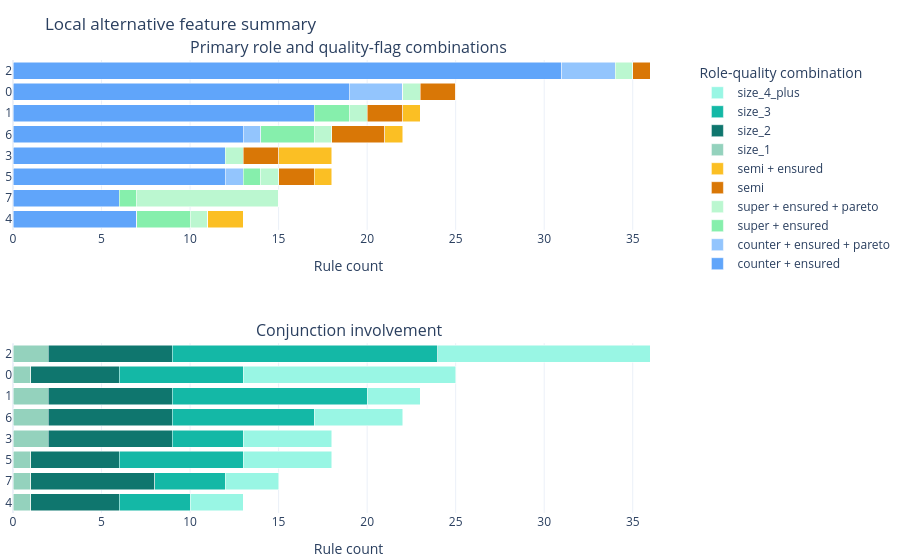

The code cell stored with this chart in its notebook:
### Code cell
alt = alternatives[0].plot(
    style="plotly.local.alternative_feature_summary",
    show=True,
    include_conjunctions=True,
)

### Figure 1 — Plotly figure (JSON) as saved in the notebook; plotly's stock layout.template omitted (floating-point values rounded to 4 significant figures)
{"data": [{"customdata": [31, 19, 17, 13, 12, 12, 6, 7], "hovertemplate": "%{hovertext}<extra></extra>", "hovertext": ["feature: 2<br>feature index: 2<br>current value: -2.0984040353186995<br>role-quality: counter + ensured<br>primary role: counter<br>quality flags: ensured<br>count: 31<br>share within feature: 0.861<br>rule ids/ranks: rule-4 (rank 5), rule-20 (rank 21), rule-22 (rank 23), rule-23 (rank 24), rule-30 (rank 31), rule-35 (rank 36), rule-38 (rank 39), rule-40 (rank 41), +23 more<br>role sources: ce_metadata=31, rule_metadata=0, heuristic=0, unavailable=0", "feature: 0<br>feature index: 0<br>current value: -0.4224987168254349<br>role-quality: counter + ensured<br>primary role: counter<br>quality flags: ensured<br>count: 19<br>share within feature: 0.760<br>rule ids/ranks: rule-13 (rank 14), rule-15 (rank 16), rule-37 (rank 38), rule-38 (rank 39), rule-45 (rank 46), rule-49 (rank 50), rule-56 (rank 57), rule-57 (rank 58), +11 more<br>role sources: ce_metadata=19, rule_metadata=0, heuristic=0, unavailable=0", "feature: 1<br>feature index: 1<br>current value: -0.06611522595320368<br>role-quality: counter + ensured<br>primary role: counter<br>quality flags: ensured<br>count: 17<br>share within feature: 0.739<br>rule ids/ranks: rule-1 (rank 2), rule-15 (rank 16), rule-18 (rank 19), rule-19 (rank 20), rule-20 (rank 21), rule-37 (rank 38), rule-38 (rank 39), rule-40 (rank 41), +9 more<br>role sources: ce_metadata=17, rule_metadata=0, heuristic=0, unavailable=0", "feature: 6<br>feature index: 6<br>current value: 0.30687180572231354<br>role-quality: counter + ensured<br>primary role: counter<br>quality flags: ensured<br>count: 13<br>share within feature: 0.591<br>rule ids/ranks: rule-9 (rank 10), rule-19 (rank 20), rule-23 (rank 24), rule-37 (rank 38), rule-41 (rank 42), rule-42 (rank 43), rule-50 (rank 51), rule-51 (rank 52), +5 more<br>role sources: ce_metadata=13, rule_metadata=0, heuristic=0, unavailable=0", "feature: 3<br>feature index: 3<br>current value: 0.25748738048707853<br>role-quality: counter + ensured<br>primary role: counter<br>quality flags: ensured<br>count: 12<br>share within feature: 0.667<br>rule ids/ranks: rule-13 (rank 14), rule-18 (rank 19), rule-22 (rank 23), rule-42 (rank 43), rule-43 (rank 44), rule-44 (rank 45), rule-45 (rank 46), rule-57 (rank 58), +4 more<br>role sources: ce_metadata=12, rule_metadata=0, heuristic=0, unavailable=0", "feature: 5<br>feature index: 5<br>current value: 1.1045544214720489<br>role-quality: counter + ensured<br>primary role: counter<br>quality flags: ensured<br>count: 12<br>share within feature: 0.667<br>rule ids/ranks: rule-35 (rank 36), rule-40 (rank 41), rule-44 (rank 45), rule-48 (rank 49), rule-50 (rank 51), rule-51 (rank 52), rule-55 (rank 56), rule-58 (rank 59), +4 more<br>role sources: ce_metadata=12, rule_metadata=0, heuristic=0, unavailable=0", "feature: 7<br>feature index: 7<br>current value: 2.7736367156223083<br>role-quality: counter + ensured<br>primary role: counter<br>quality flags: ensured<br>count: 6<br>share within feature: 0.400<br>rule ids/ranks: rule-54 (rank 55), rule-55 (rank 56), rule-56 (rank 57), rule-66 (rank 67), rule-67 (rank 68), rule-68 (rank 69)<br>role sources: ce_metadata=6, rule_metadata=0, heuristic=0, unavailable=0", "feature: 4<br>feature index: 4<br>current value: -1.5187459901338642<br>role-quality: counter + ensured<br>primary role: counter<br>quality flags: ensured<br>count: 7<br>share within feature: 0.538<br>rule ids/ranks: rule-30 (rank 31), rule-47 (rank 48), rule-48 (rank 49), rule-49 (rank 50), rule-62 (rank 63), rule-63 (rank 64), rule-64 (rank 65)<br>role sources: ce_metadata=7, rule_metadata=0, heuristic=0, unavailable=0"], "marker": {"color": "#60a5fa"}, "meta": {"panel": "role_quality", "role_quality_key": "counter__ensured"}, "name": "counter + ensured", "orientation": "h", "type": "bar", "x": [31, 19, 17, 13, 12, 12, 6, 7], "xaxis": "x", "y": ["2", "0", "1", "6", "3", "5", "7", "4"], "yaxis": "y"}, {"customdata": [3, 3, 0, 1, 0, 1, 0, 0], "hovertemplate": "%{hovertext}<extra></extra>", "hovertext": ["feature: 2<br>feature index: 2<br>current value: -2.0984040353186995<br>role-quality: counter + ensured + pareto<br>primary role: counter<br>quality flags: ensured, pareto<br>count: 3<br>share within feature: 0.083<br>rule ids/ranks: rule-16 (rank 17), rule-39 (rank 40), rule-52 (rank 53)<br>role sources: ce_metadata=3, rule_metadata=0, heuristic=0, unavailable=0", "feature: 0<br>feature index: 0<br>current value: -0.4224987168254349<br>role-quality: counter + ensured + pareto<br>primary role: counter<br>quality flags: ensured, pareto<br>count: 3<br>share within feature: 0.120<br>rule ids/ranks: rule-16 (rank 17), rule-39 (rank 40), rule-52 (rank 53)<br>role sources: ce_metadata=3, rule_metadata=0, heuristic=0, unavailable=0", "feature: 1<br>feature index: 1<br>current value: -0.06611522595320368<br>role-quality: counter + ensured + pareto<br>primary role: counter<br>quality flags: ensured, pareto<br>count: 0<br>share within feature: 0.000<br>rule ids/ranks: <br>role sources: ce_metadata=0, rule_metadata=0, heuristic=0, unavailable=0", "feature: 6<br>feature index: 6<br>current value: 0.30687180572231354<br>role-quality: counter + ensured + pareto<br>primary role: counter<br>quality flags: ensured, pareto<br>count: 1<br>share within feature: 0.045<br>rule ids/ranks: rule-52 (rank 53)<br>role sources: ce_metadata=1, rule_metadata=0, heuristic=0, unavailable=0", "feature: 3<br>feature index: 3<br>current value: 0.25748738048707853<br>role-quality: counter + ensured + pareto<br>primary role: counter<br>quality flags: ensured, pareto<br>count: 0<br>share within feature: 0.000<br>rule ids/ranks: <br>role sources: ce_metadata=0, rule_metadata=0, heuristic=0, unavailable=0", "feature: 5<br>feature index: 5<br>current value: 1.1045544214720489<br>role-quality: counter + ensured + pareto<br>primary role: counter<br>quality flags: ensured, pareto<br>count: 1<br>share within feature: 0.056<br>rule ids/ranks: rule-39 (rank 40)<br>role sources: ce_metadata=1, rule_metadata=0, heuristic=0, unavailable=0", "feature: 7<br>feature index: 7<br>current value: 2.7736367156223083<br>role-quality: counter + ensured + pareto<br>primary role: counter<br>quality flags: ensured, pareto<br>count: 0<br>share within feature: 0.000<br>rule ids/ranks: <br>role sources: ce_metadata=0, rule_metadata=0, heuristic=0, unavailable=0", "feature: 4<br>feature index: 4<br>current value: -1.5187459901338642<br>role-quality: counter + ensured + pareto<br>primary role: counter<br>quality flags: ensured, pareto<br>count: 0<br>share within feature: 0.000<br>rule ids/ranks: <br>role sources: ce_metadata=0, rule_metadata=0, heuristic=0, unavailable=0"], "marker": {"color": "#93c5fd"}, "meta": {"panel": "role_quality", "role_quality_key": "counter__ensured__pareto"}, "name": "counter + ensured + pareto", "orientation": "h", "type": "bar", "x": [3, 3, 0, 1, 0, 1, 0, 0], "xaxis": "x", "y": ["2", "0", "1", "6", "3", "5", "7", "4"], "yaxis": "y"}, {"customdata": [0, 0, 2, 3, 0, 1, 1, 3], "hovertemplate": "%{hovertext}<extra></extra>", "hovertext": ["feature: 2<br>feature index: 2<br>current value: -2.0984040353186995<br>role-quality: super + ensured<br>primary role: super<br>quality flags: ensured<br>count: 0<br>share within feature: 0.000<br>rule ids/ranks: <br>role sources: ce_metadata=0, rule_metadata=0, heuristic=0, unavailable=0", "feature: 0<br>feature index: 0<br>current value: -0.4224987168254349<br>role-quality: super + ensured<br>primary role: super<br>quality flags: ensured<br>count: 0<br>share within feature: 0.000<br>rule ids/ranks: <br>role sources: ce_metadata=0, rule_metadata=0, heuristic=0, unavailable=0", "feature: 1<br>feature index: 1<br>current value: -0.06611522595320368<br>role-quality: super + ensured<br>primary role: super<br>quality flags: ensured<br>count: 2<br>share within feature: 0.087<br>rule ids/ranks: rule-29 (rank 30), rule-53 (rank 54)<br>role sources: ce_metadata=2, rule_metadata=0, heuristic=0, unavailable=0", "feature: 6<br>feature index: 6<br>current value: 0.30687180572231354<br>role-quality: super + ensured<br>primary role: super<br>quality flags: ensured<br>count: 3<br>share within feature: 0.136<br>rule ids/ranks: rule-10 (rank 11), rule-28 (rank 29), rule-53 (rank 54)<br>role sources: ce_metadata=3, rule_metadata=0, heuristic=0, unavailable=0", "feature: 3<br>feature index: 3<br>current value: 0.25748738048707853<br>role-quality: super + ensured<br>primary role: super<br>quality flags: ensured<br>count: 0<br>share within feature: 0.000<br>rule ids/ranks: <br>role sources: ce_metadata=0, rule_metadata=0, heuristic=0, unavailable=0", "feature: 5<br>feature index: 5<br>current value: 1.1045544214720489<br>role-quality: super + ensured<br>primary role: super<br>quality flags: ensured<br>count: 1<br>share within feature: 0.056<br>rule ids/ranks: rule-8 (rank 9)<br>role sources: ce_metadata=1, rule_metadata=0, heuristic=0, unavailable=0", "feature: 7<br>feature index: 7<br>current value: 2.7736367156223083<br>role-quality: super + ensured<br>primary role: super<br>quality flags: ensured<br>count: 1<br>share within feature: 0.067<br>rule ids/ranks: rule-53 (rank 54)<br>role sources: ce_metadata=1, rule_metadata=0, heuristic=0, unavailable=0", "feature: 4<br>feature index: 4<br>current value: -1.5187459901338642<br>role-quality: super + ensured<br>primary role: super<br>quality flags: ensured<br>count: 3<br>share within feature: 0.231<br>rule ids/ranks: rule-7 (rank 8), rule-28 (rank 29), rule-29 (rank 30)<br>role sources: ce_metadata=3, rule_metadata=0, heuristic=0, unavailable=0"], "marker": {"color": "#86efac"}, "meta": {"panel": "role_quality", "role_quality_key": "super__ensured"}, "name": "super + ensured", "orientation": "h", "type": "bar", "x": [0, 0, 2, 3, 0, 1, 1, 3], "xaxis": "x", "y": ["2", "0", "1", "6", "3", "5", "7", "4"], "yaxis": "y"}, {"customdata": [1, 1, 1, 1, 1, 1, 8, 1], "hovertemplate": "%{hovertext}<extra></extra>", "hovertext": ["feature: 2<br>feature index: 2<br>current value: -2.0984040353186995<br>role-quality: super + ensured + pareto<br>primary role: super<br>quality flags: ensured, pareto<br>count: 1<br>share within feature: 0.028<br>rule ids/ranks: rule-21 (rank 22)<br>role sources: ce_metadata=1, rule_metadata=0, heuristic=0, unavailable=0", "feature: 0<br>feature index: 0<br>current value: -0.4224987168254349<br>role-quality: super + ensured + pareto<br>primary role: super<br>quality flags: ensured, pareto<br>count: 1<br>share within feature: 0.040<br>rule ids/ranks: rule-12 (rank 13)<br>role sources: ce_metadata=1, rule_metadata=0, heuristic=0, unavailable=0", "feature: 1<br>feature index: 1<br>current value: -0.06611522595320368<br>role-quality: super + ensured + pareto<br>primary role: super<br>quality flags: ensured, pareto<br>count: 1<br>share within feature: 0.043<br>rule ids/ranks: rule-17 (rank 18)<br>role sources: ce_metadata=1, rule_metadata=0, heuristic=0, unavailable=0", "feature: 6<br>feature index: 6<br>current value: 0.30687180572231354<br>role-quality: super + ensured + pareto<br>primary role: super<br>quality flags: ensured, pareto<br>count: 1<br>share within feature: 0.045<br>rule ids/ranks: rule-36 (rank 37)<br>role sources: ce_metadata=1, rule_metadata=0, heuristic=0, unavailable=0", "feature: 3<br>feature index: 3<br>current value: 0.25748738048707853<br>role-quality: super + ensured + pareto<br>primary role: super<br>quality flags: ensured, pareto<br>count: 1<br>share within feature: 0.056<br>rule ids/ranks: rule-24 (rank 25)<br>role sources: ce_metadata=1, rule_metadata=0, heuristic=0, unavailable=0", "feature: 5<br>feature index: 5<br>current value: 1.1045544214720489<br>role-quality: super + ensured + pareto<br>primary role: super<br>quality flags: ensured, pareto<br>count: 1<br>share within feature: 0.056<br>rule ids/ranks: rule-31 (rank 32)<br>role sources: ce_metadata=1, rule_metadata=0, heuristic=0, unavailable=0", "feature: 7<br>feature index: 7<br>current value: 2.7736367156223083<br>role-quality: super + ensured + pareto<br>primary role: super<br>quality flags: ensured, pareto<br>count: 8<br>share within feature: 0.533<br>rule ids/ranks: rule-11 (rank 12), rule-12 (rank 13), rule-17 (rank 18), rule-21 (rank 22), rule-24 (rank 25), rule-26 (rank 27), rule-31 (rank 32), rule-36 (rank 37)<br>role sources: ce_metadata=8, rule_metadata=0, heuristic=0, unavailable=0", "feature: 4<br>feature index: 4<br>current value: -1.5187459901338642<br>role-quality: super + ensured + pareto<br>primary role: super<br>quality flags: ensured, pareto<br>count: 1<br>share within feature: 0.077<br>rule ids/ranks: rule-26 (rank 27)<br>role sources: ce_metadata=1, rule_metadata=0, heuristic=0, unavailable=0"], "marker": {"color": "#bbf7d0"}, "meta": {"panel": "role_quality", "role_quality_key": "super__ensured__pareto"}, "name": "super + ensured + pareto", "orientation": "h", "type": "bar", "x": [1, 1, 1, 1, 1, 1, 8, 1], "xaxis": "x", "y": ["2", "0", "1", "6", "3", "5", "7", "4"], "yaxis": "y"}, {"customdata": [1, 2, 2, 3, 2, 2, 0, 0], "hovertemplate": "%{hovertext}<extra></extra>", "hovertext": ["feature: 2<br>feature index: 2<br>current value: -2.0984040353186995<br>role-quality: semi<br>primary role: semi<br>quality flags: none<br>count: 1<br>share within feature: 0.028<br>rule ids/ranks: rule-3 (rank 4)<br>role sources: ce_metadata=1, rule_metadata=0, heuristic=0, unavailable=0", "feature: 0<br>feature index: 0<br>current value: -0.4224987168254349<br>role-quality: semi<br>primary role: semi<br>quality flags: none<br>count: 2<br>share within feature: 0.080<br>rule ids/ranks: rule-0 (rank 1), rule-14 (rank 15)<br>role sources: ce_metadata=2, rule_metadata=0, heuristic=0, unavailable=0", "feature: 1<br>feature index: 1<br>current value: -0.06611522595320368<br>role-quality: semi<br>primary role: semi<br>quality flags: none<br>count: 2<br>share within feature: 0.087<br>rule ids/ranks: rule-2 (rank 3), rule-34 (rank 35)<br>role sources: ce_metadata=2, rule_metadata=0, heuristic=0, unavailable=0", "feature: 6<br>feature index: 6<br>current value: 0.30687180572231354<br>role-quality: semi<br>primary role: semi<br>quality flags: none<br>count: 3<br>share within feature: 0.136<br>rule ids/ranks: rule-14 (rank 15), rule-25 (rank 26), rule-33 (rank 34)<br>role sources: ce_metadata=3, rule_metadata=0, heuristic=0, unavailable=0", "feature: 3<br>feature index: 3<br>current value: 0.25748738048707853<br>role-quality: semi<br>primary role: semi<br>quality flags: none<br>count: 2<br>share within feature: 0.111<br>rule ids/ranks: rule-5 (rank 6), rule-25 (rank 26)<br>role sources: ce_metadata=2, rule_metadata=0, heuristic=0, unavailable=0", "feature: 5<br>feature index: 5<br>current value: 1.1045544214720489<br>role-quality: semi<br>primary role: semi<br>quality flags: none<br>count: 2<br>share within feature: 0.111<br>rule ids/ranks: rule-33 (rank 34), rule-34 (rank 35)<br>role sources: ce_metadata=2, rule_metadata=0, heuristic=0, unavailable=0", "feature: 7<br>feature index: 7<br>current value: 2.7736367156223083<br>role-quality: semi<br>primary role: semi<br>quality flags: none<br>count: 0<br>share within feature: 0.000<br>rule ids/ranks: <br>role sources: ce_metadata=0, rule_metadata=0, heuristic=0, unavailable=0", "feature: 4<br>feature index: 4<br>current value: -1.5187459901338642<br>role-quality: semi<br>primary role: semi<br>quality flags: none<br>count: 0<br>share within feature: 0.000<br>rule ids/ranks: <br>role sources: ce_metadata=0, rule_metadata=0, heuristic=0, unavailable=0"], "marker": {"color": "#d97706"}, "meta": {"panel": "role_quality", "role_quality_key": "semi"}, "name": "semi", "orientation": "h", "type": "bar", "x": [1, 2, 2, 3, 2, 2, 0, 0], "xaxis": "x", "y": ["2", "0", "1", "6", "3", "5", "7", "4"], "yaxis": "y"}, {"customdata": [0, 0, 1, 1, 3, 1, 0, 2], "hovertemplate": "%{hovertext}<extra></extra>", "hovertext": ["feature: 2<br>feature index: 2<br>current value: -2.0984040353186995<br>role-quality: semi + ensured<br>primary role: semi<br>quality flags: ensured<br>count: 0<br>share within feature: 0.000<br>rule ids/ranks: <br>role sources: ce_metadata=0, rule_metadata=0, heuristic=0, unavailable=0", "feature: 0<br>feature index: 0<br>current value: -0.4224987168254349<br>role-quality: semi + ensured<br>primary role: semi<br>quality flags: ensured<br>count: 0<br>share within feature: 0.000<br>rule ids/ranks: <br>role sources: ce_metadata=0, rule_metadata=0, heuristic=0, unavailable=0", "feature: 1<br>feature index: 1<br>current value: -0.06611522595320368<br>role-quality: semi + ensured<br>primary role: semi<br>quality flags: ensured<br>count: 1<br>share within feature: 0.043<br>rule ids/ranks: rule-46 (rank 47)<br>role sources: ce_metadata=1, rule_metadata=0, heuristic=0, unavailable=0", "feature: 6<br>feature index: 6<br>current value: 0.30687180572231354<br>role-quality: semi + ensured<br>primary role: semi<br>quality flags: ensured<br>count: 1<br>share within feature: 0.045<br>rule ids/ranks: rule-46 (rank 47)<br>role sources: ce_metadata=1, rule_metadata=0, heuristic=0, unavailable=0", "feature: 3<br>feature index: 3<br>current value: 0.25748738048707853<br>role-quality: semi + ensured<br>primary role: semi<br>quality flags: ensured<br>count: 3<br>share within feature: 0.167<br>rule ids/ranks: rule-6 (rank 7), rule-27 (rank 28), rule-32 (rank 33)<br>role sources: ce_metadata=3, rule_metadata=0, heuristic=0, unavailable=0", "feature: 5<br>feature index: 5<br>current value: 1.1045544214720489<br>role-quality: semi + ensured<br>primary role: semi<br>quality flags: ensured<br>count: 1<br>share within feature: 0.056<br>rule ids/ranks: rule-32 (rank 33)<br>role sources: ce_metadata=1, rule_metadata=0, heuristic=0, unavailable=0", "feature: 7<br>feature index: 7<br>current value: 2.7736367156223083<br>role-quality: semi + ensured<br>primary role: semi<br>quality flags: ensured<br>count: 0<br>share within feature: 0.000<br>rule ids/ranks: <br>role sources: ce_metadata=0, rule_metadata=0, heuristic=0, unavailable=0", "feature: 4<br>feature index: 4<br>current value: -1.5187459901338642<br>role-quality: semi + ensured<br>primary role: semi<br>quality flags: ensured<br>count: 2<br>share within feature: 0.154<br>rule ids/ranks: rule-27 (rank 28), rule-46 (rank 47)<br>role sources: ce_metadata=2, rule_metadata=0, heuristic=0, unavailable=0"], "marker": {"color": "#fbbf24"}, "meta": {"panel": "role_quality", "role_quality_key": "semi__ensured"}, "name": "semi + ensured", "orientation": "h", "type": "bar", "x": [0, 0, 1, 1, 3, 1, 0, 2], "xaxis": "x", "y": ["2", "0", "1", "6", "3", "5", "7", "4"], "yaxis": "y"}, {"customdata": [2, 1, 2, 2, 2, 1, 1, 1], "hovertemplate": "%{hovertext}<extra></extra>", "hovertext": ["feature: 2<br>conjunction size bucket: size_1<br>count: 2<br>rule ids/ranks: rule-3 (rank 4), rule-4 (rank 5)", "feature: 0<br>conjunction size bucket: size_1<br>count: 1<br>rule ids/ranks: rule-0 (rank 1)", "feature: 1<br>conjunction size bucket: size_1<br>count: 2<br>rule ids/ranks: rule-1 (rank 2), rule-2 (rank 3)", "feature: 6<br>conjunction size bucket: size_1<br>count: 2<br>rule ids/ranks: rule-9 (rank 10), rule-10 (rank 11)", "feature: 3<br>conjunction size bucket: size_1<br>count: 2<br>rule ids/ranks: rule-5 (rank 6), rule-6 (rank 7)", "feature: 5<br>conjunction size bucket: size_1<br>count: 1<br>rule ids/ranks: rule-8 (rank 9)", "feature: 7<br>conjunction size bucket: size_1<br>count: 1<br>rule ids/ranks: rule-11 (rank 12)", "feature: 4<br>conjunction size bucket: size_1<br>count: 1<br>rule ids/ranks: rule-7 (rank 8)"], "marker": {"color": "#94d2bd"}, "meta": {"bucket": "size_1", "panel": "conjunctions"}, "name": "size_1", "orientation": "h", "type": "bar", "x": [2, 1, 2, 2, 2, 1, 1, 1], "xaxis": "x2", "y": ["2", "0", "1", "6", "3", "5", "7", "4"], "yaxis": "y2"}, {"customdata": [7, 5, 7, 7, 7, 5, 7, 5], "hovertemplate": "%{hovertext}<extra></extra>", "hovertext": ["feature: 2<br>conjunction size bucket: size_2<br>count: 7<br>rule ids/ranks: rule-16 (rank 17), rule-20 (rank 21), rule-21 (rank 22), rule-22 (rank 23), rule-23 (rank 24), rule-30 (rank 31), rule-35 (rank 36)", "feature: 0<br>conjunction size bucket: size_2<br>count: 5<br>rule ids/ranks: rule-12 (rank 13), rule-13 (rank 14), rule-14 (rank 15), rule-15 (rank 16), rule-16 (rank 17)", "feature: 1<br>conjunction size bucket: size_2<br>count: 7<br>rule ids/ranks: rule-15 (rank 16), rule-17 (rank 18), rule-18 (rank 19), rule-19 (rank 20), rule-20 (rank 21), rule-29 (rank 30), rule-34 (rank 35)", "feature: 6<br>conjunction size bucket: size_2<br>count: 7<br>rule ids/ranks: rule-14 (rank 15), rule-19 (rank 20), rule-23 (rank 24), rule-25 (rank 26), rule-28 (rank 29), rule-33 (rank 34), rule-36 (rank 37)", "feature: 3<br>conjunction size bucket: size_2<br>count: 7<br>rule ids/ranks: rule-13 (rank 14), rule-18 (rank 19), rule-22 (rank 23), rule-24 (rank 25), rule-25 (rank 26), rule-27 (rank 28), rule-32 (rank 33)", "feature: 5<br>conjunction size bucket: size_2<br>count: 5<br>rule ids/ranks: rule-31 (rank 32), rule-32 (rank 33), rule-33 (rank 34), rule-34 (rank 35), rule-35 (rank 36)", "feature: 7<br>conjunction size bucket: size_2<br>count: 7<br>rule ids/ranks: rule-12 (rank 13), rule-17 (rank 18), rule-21 (rank 22), rule-24 (rank 25), rule-26 (rank 27), rule-31 (rank 32), rule-36 (rank 37)", "feature: 4<br>conjunction size bucket: size_2<br>count: 5<br>rule ids/ranks: rule-26 (rank 27), rule-27 (rank 28), rule-28 (rank 29), rule-29 (rank 30), rule-30 (rank 31)"], "marker": {"color": "#0f766e"}, "meta": {"bucket": "size_2", "panel": "conjunctions"}, "name": "size_2", "orientation": "h", "type": "bar", "x": [7, 5, 7, 7, 7, 5, 7, 5], "xaxis": "x2", "y": ["2", "0", "1", "6", "3", "5", "7", "4"], "yaxis": "y2"}, {"customdata": [15, 7, 11, 8, 4, 7, 4, 4], "hovertemplate": "%{hovertext}<extra></extra>", "hovertext": ["feature: 2<br>conjunction size bucket: size_3<br>count: 15<br>rule ids/ranks: rule-38 (rank 39), rule-39 (rank 40), rule-40 (rank 41), rule-41 (rank 42), rule-43 (rank 44), rule-44 (rank 45), rule-45 (rank 46), rule-47 (rank 48), +7 more", "feature: 0<br>conjunction size bucket: size_3<br>count: 7<br>rule ids/ranks: rule-37 (rank 38), rule-38 (rank 39), rule-39 (rank 40), rule-45 (rank 46), rule-49 (rank 50), rule-52 (rank 53), rule-56 (rank 57)", "feature: 1<br>conjunction size bucket: size_3<br>count: 11<br>rule ids/ranks: rule-37 (rank 38), rule-38 (rank 39), rule-40 (rank 41), rule-41 (rank 42), rule-42 (rank 43), rule-43 (rank 44), rule-46 (rank 47), rule-47 (rank 48), +3 more", "feature: 6<br>conjunction size bucket: size_3<br>count: 8<br>rule ids/ranks: rule-37 (rank 38), rule-41 (rank 42), rule-42 (rank 43), rule-46 (rank 47), rule-50 (rank 51), rule-51 (rank 52), rule-52 (rank 53), rule-53 (rank 54)", "feature: 3<br>conjunction size bucket: size_3<br>count: 4<br>rule ids/ranks: rule-42 (rank 43), rule-43 (rank 44), rule-44 (rank 45), rule-45 (rank 46)", "feature: 5<br>conjunction size bucket: size_3<br>count: 7<br>rule ids/ranks: rule-39 (rank 40), rule-40 (rank 41), rule-44 (rank 45), rule-48 (rank 49), rule-50 (rank 51), rule-51 (rank 52), rule-55 (rank 56)", "feature: 7<br>conjunction size bucket: size_3<br>count: 4<br>rule ids/ranks: rule-53 (rank 54), rule-54 (rank 55), rule-55 (rank 56), rule-56 (rank 57)", "feature: 4<br>conjunction size bucket: size_3<br>count: 4<br>rule ids/ranks: rule-46 (rank 47), rule-47 (rank 48), rule-48 (rank 49), rule-49 (rank 50)"], "marker": {"color": "#14b8a6"}, "meta": {"bucket": "size_3", "panel": "conjunctions"}, "name": "size_3", "orientation": "h", "type": "bar", "x": [15, 7, 11, 8, 4, 7, 4, 4], "xaxis": "x2", "y": ["2", "0", "1", "6", "3", "5", "7", "4"], "yaxis": "y2"}, {"customdata": [12, 12, 3, 5, 5, 5, 3, 3], "hovertemplate": "%{hovertext}<extra></extra>", "hovertext": ["feature: 2<br>conjunction size bucket: size_4_plus<br>count: 12<br>rule ids/ranks: rule-57 (rank 58), rule-58 (rank 59), rule-59 (rank 60), rule-60 (rank 61), rule-61 (rank 62), rule-62 (rank 63), rule-63 (rank 64), rule-64 (rank 65), +4 more", "feature: 0<br>conjunction size bucket: size_4_plus<br>count: 12<br>rule ids/ranks: rule-57 (rank 58), rule-58 (rank 59), rule-59 (rank 60), rule-60 (rank 61), rule-61 (rank 62), rule-62 (rank 63), rule-63 (rank 64), rule-64 (rank 65), +4 more", "feature: 1<br>conjunction size bucket: size_4_plus<br>count: 3<br>rule ids/ranks: rule-57 (rank 58), rule-58 (rank 59), rule-59 (rank 60)", "feature: 6<br>conjunction size bucket: size_4_plus<br>count: 5<br>rule ids/ranks: rule-59 (rank 60), rule-61 (rank 62), rule-64 (rank 65), rule-65 (rank 66), rule-68 (rank 69)", "feature: 3<br>conjunction size bucket: size_4_plus<br>count: 5<br>rule ids/ranks: rule-57 (rank 58), rule-60 (rank 61), rule-61 (rank 62), rule-62 (rank 63), rule-66 (rank 67)", "feature: 5<br>conjunction size bucket: size_4_plus<br>count: 5<br>rule ids/ranks: rule-58 (rank 59), rule-60 (rank 61), rule-63 (rank 64), rule-65 (rank 66), rule-67 (rank 68)", "feature: 7<br>conjunction size bucket: size_4_plus<br>count: 3<br>rule ids/ranks: rule-66 (rank 67), rule-67 (rank 68), rule-68 (rank 69)", "feature: 4<br>conjunction size bucket: size_4_plus<br>count: 3<br>rule ids/ranks: rule-62 (rank 63), rule-63 (rank 64), rule-64 (rank 65)"], "marker": {"color": "#99f6e4"}, "meta": {"bucket": "size_4_plus", "panel": "conjunctions"}, "name": "size_4_plus", "orientation": "h", "type": "bar", "x": [12, 12, 3, 5, 5, 5, 3, 3], "xaxis": "x2", "y": ["2", "0", "1", "6", "3", "5", "7", "4"], "yaxis": "y2"}], "layout": {"annotations": [{"font": {"size": 16}, "showarrow": false, "text": "Primary role and quality-flag combinations", "x": 0.5, "xanchor": "center", "xref": "paper", "y": 1.0, "yanchor": "bottom", "yref": "paper"}, {"font": {"size": 16}, "showarrow": false, "text": "Conjunction involvement", "x": 0.5, "xanchor": "center", "xref": "paper", "y": 0.375, "yanchor": "bottom", "yref": "paper"}], "autosize": true, "barmode": "stack", "legend": {"title": {"text": "Role-quality combination"}}, "margin": {"b": 40, "l": 5, "r": 24, "t": 60}, "meta": {"artifact_type": "plotly.local.alternative_feature_summary", "panel_config": {"filter_top_features": null, "hover_detail": "compact", "normalize": "count", "show_conjunctions": true, "show_role_quality_summary": true, "sort_by": "total"}}, "title": {"text": "Local alternative feature summary"}, "xaxis": {"anchor": "y", "domain": [0.0, 1.0], "title": {"text": "Rule count"}}, "xaxis2": {"anchor": "y2", "domain": [0.0, 1.0], "title": {"text": "Rule count"}}, "yaxis": {"anchor": "x", "automargin": true, "autorange": "reversed", "domain": [0.625, 1.0]}, "yaxis2": {"anchor": "x2", "automargin": true, "autorange": "reversed", "domain": [0.0, 0.375]}}}
